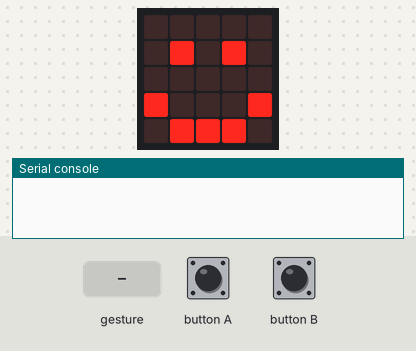
Bench run of a program on a simulated BBC micro:bit (MakeCode). Parts: the board's 5×5 LED display, the last lines printed to the serial console. The inputs (shaded band) are chosen by the test bench. No radio messages arrive unless stated (any console line starting 'radio sent:' is added by the test bench); a tilt is held for 1.5 s and a shake lasts 1 s, then the board lies face up again.

Above: at 1.8 s.
1.9 s: button B pressed for 0.15 s
At 2.9 s:
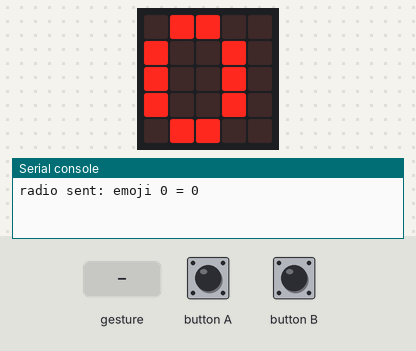
3.5 s: gesture 'shake'
At 5.0 s:
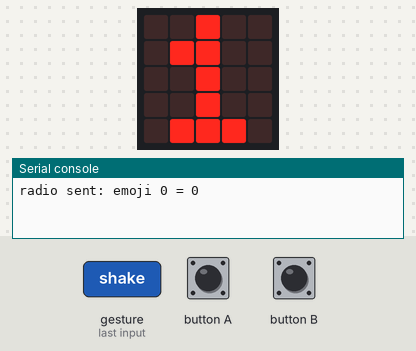
Timing chart, 0 to 6.5 s (numbered marks = the images above; inputs shaded):
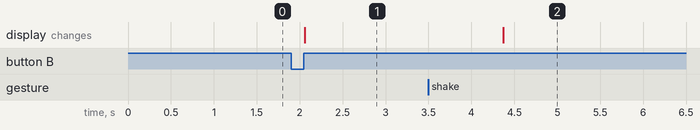

Measured:
- after the input at 1.9 s, the display: changes after 0.16 s (image 1)
- after the input at 3.5 s, the display: changes after 0.87 s (image 2)

The program:

main.ts
```typescript
input.onButtonPressed(Button.A, function () {
    if (emojichosen == false) {
        chooseemoji()
    }
})
input.onButtonPressed(Button.B, function () {
    if (emojichosen == false) {
        if (emojinumber == 0 && emoji_0_taken == true) {
            basic.showIcon(IconNames.No)
        } else {
            if (emojinumber == 1 && emoji_1_taken == true) {
                basic.showIcon(IconNames.No)
            } else {
                if (emojinumber == 2 && emoji_2_taken == true) {
                    basic.showIcon(IconNames.No)
                } else {
                    if (emojinumber == 3 && emoji_3_taken == true) {
                        basic.showIcon(IconNames.No)
                    } else {
                        emojichosen = true
                    }
                }
            }
        }
    }
    if (emojichosen == true) {
        if (emojinumber == 0) {
            radio.sendValue("emoji 0", steps)
        } else if (emojinumber == 1) {
            radio.sendValue("emoji 1", steps)
        } else if (emojinumber == 2) {
            radio.sendValue("emoji 2", steps)
        } else if (emojinumber == 3) {
            radio.sendValue("emoji 3", steps)
        }
    }
})
input.onGesture(Gesture.Shake, function () {
    if (emojichosen == true) {
        steps += 1
    }
})
radio.onReceivedValue(function (name, value) {
    if (name == "emoji 0") {
        emoji_0 = value
        emoji_0_taken = true
    } else if (name == "emoji 1") {
        emoji_1 = value
        emoji_1_taken = true
    } else if (name == "emoji 2") {
        emoji_2 = value
        emoji_2_taken = true
    } else if (name == "emoji 3") {
        emoji_3 = value
        emoji_3_taken = true
    }
})
function chooseemoji () {
    if (emojinumber == 3) {
        emojinumber = 0
    } else {
        emojinumber += 1
    }
    if (emojinumber == 0) {
        basic.showIcon(IconNames.Happy)
    } else if (emojinumber == 1) {
        basic.showIcon(IconNames.Heart)
    } else if (emojinumber == 2) {
        basic.showIcon(IconNames.Sad)
    } else if (emojinumber == 3) {
        basic.showIcon(IconNames.Duck)
    }
}
let emoji_3 = 0
let emoji_2 = 0
let emoji_1 = 0
let emoji_0 = 0
let emoji_3_taken = false
let emoji_2_taken = false
let emoji_1_taken = false
let emoji_0_taken = false
let emojinumber = 0
let emojichosen = false
let steps = 0
radio.setGroup(40)
steps = 0
emojichosen = false
emojinumber = 0
basic.showIcon(IconNames.Happy)
basic.forever(function () {
    if (emojichosen == true) {
        basic.showNumber(steps)
    }
})
```

test.ts
```typescript
// här hamnar tester och detta kompileras inte när det här paketet används som ett tillägg.
```
